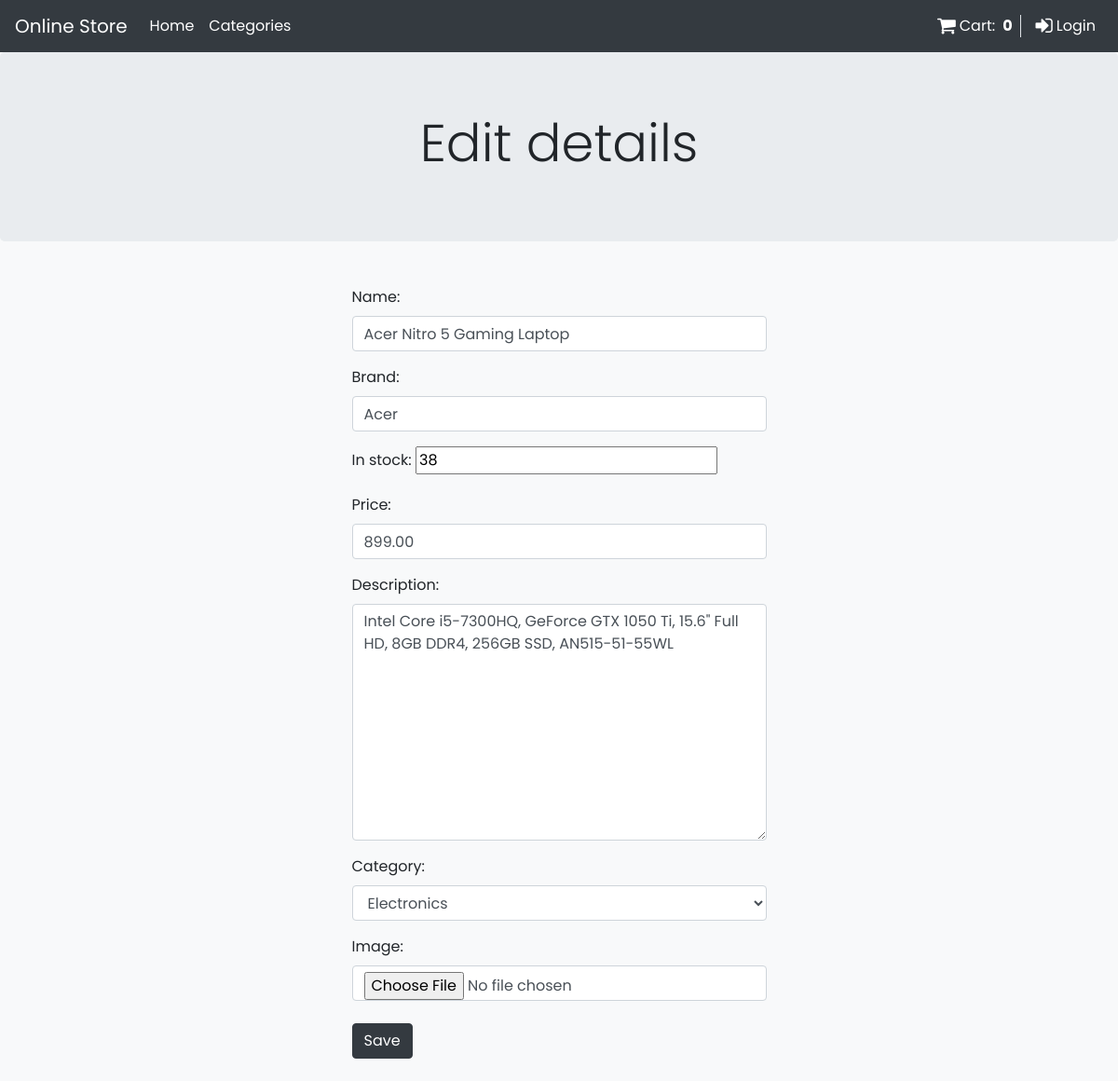
Page /update_product/1 on the committed database.
### my_store/models.py (models this page shows, shortened)
class Product(models.Model):
    name = models.CharField(max_length=120)
    in_stock = models.IntegerField(null=True, blank=True)
    price = models.DecimalField(max_digits=10, decimal_places=2)
    description = models.TextField(blank=True, null=True)
    image = models.ImageField(blank=True, null=True)
    brand = models.CharField(max_length=50, blank=True, null=True)
    category = models.ForeignKey(
        'Category',
        on_delete=models.DO_NOTHING,
    )

class Category(models.Model):
    name = models.CharField(max_length=60)
    def __str__(self):
        return self.name

### my_store/views.py (the view, shortened to what this page needs)
# urls.py: path('update_product/<int:pk>', views.ProductUpdateView.as_view(), name='update_product'),
class ProductUpdateView(UpdateView, PermissionRequiredMixin):
    permission_required = ['my_store.change_product']
    template_name = 'products/update_product.html'
    model = Product
    form_class = ProductCreateForm
    context_object_name = 'products'

### my_store/forms.py
class ProductCreateForm(forms.ModelForm):
    class Meta:
        model = Product
        fields = ('name',
                  'brand',
                  'in_stock',
                  'price',
                  'description',
                  'category',
                  'image',
                  )
        widgets = {
            'name': forms.TextInput(attrs={'class': 'form-control'}),
            'brand': forms.TextInput(attrs={'class': 'form-control'}),
            'quantity': forms.NumberInput(attrs={'class': 'form-control'}),
            'price': forms.NumberInput(attrs={'class': 'form-control'}),
            'description': forms.Textarea(attrs={'class': 'form-control'}),
            'category': forms.Select(attrs={'class': 'form-control'}),
            'image': forms.FileInput(attrs={'class': 'form-control'}),
        }

### my_store/templatetags/cart_template_tag.py (called while the page is built)
@register.filter
def cart_item_count(user):
    if user.is_authenticated:
        qs = Order.objects.filter(user=user, ordered=False)
        if qs.exists():
            return qs[0].items.count()
    return 0

### my_store/templates/products/update_product.html (shortened to what this page needs)
{% extends 'base.html' %}
{% block header %} Edit details {% endblock %}
{% block content %}
<form method="post" enctype="multipart/form-data">{% csrf_token %}
    <div class="container mt-5 mb-4">
        <div class="row justify-content-center">
            <div class="col-lg-5 ">
                {{ form.as_p }}
                <input type="submit" class="btn btn-dark mt-2" value="Save">
            </div>
        </div>
    </div>
</form>
{% endblock %}

### my_store/templates/base.html (style rules this page uses)
body { font-family: 'Poppins', sans-serif; }

### rows in the picture
Product: name "Acer Nitro 5 Gaming Laptop", brand "Acer", in_stock "38", price "899.00", description "Intel Core i5-7300HQ, GeForce GTX 1050 Ti, 15.6\" Full HD, 8GB DDR4, 256GB SSD, AN515-51-55WL", category "Electronics"

### other values in the picture
{{ request.user | cart_item_count }} "0"
